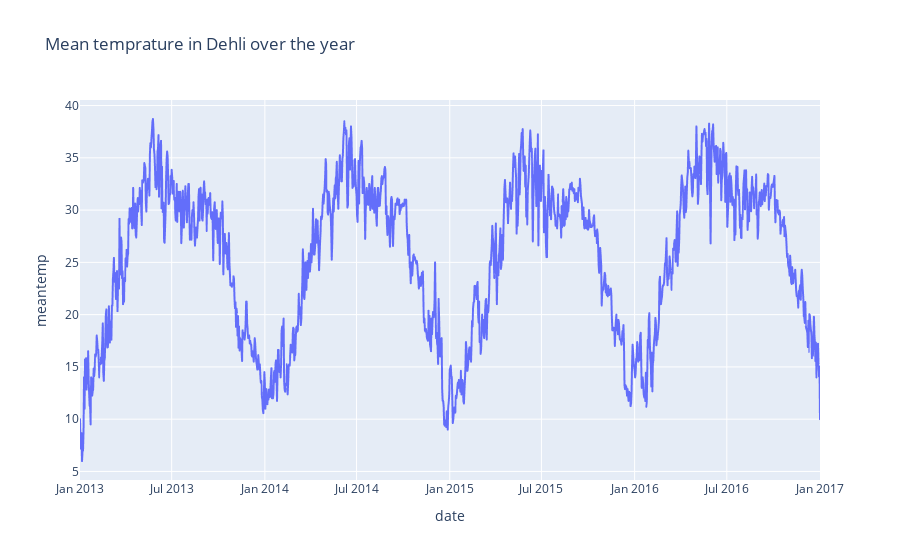
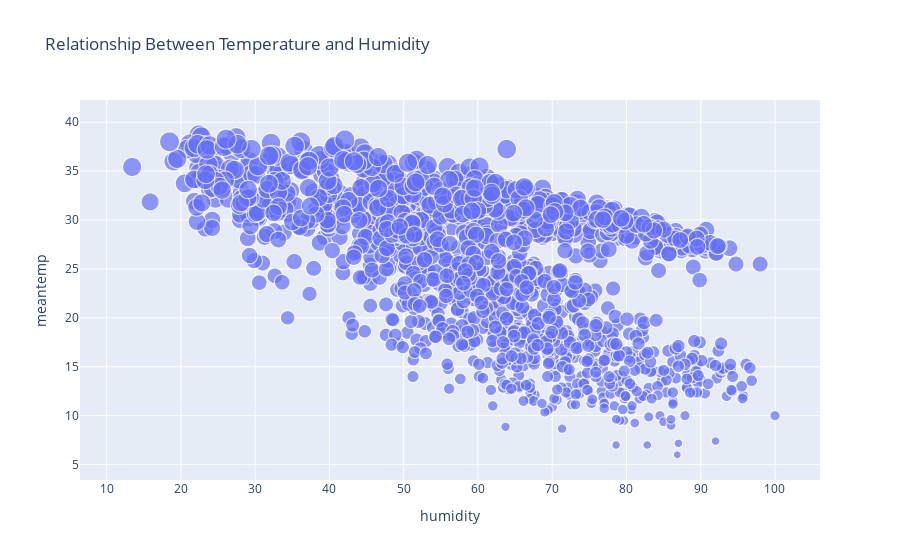

Notebook code cell kept with these figures, in order:
### Code cell
figure1 = px.line(data,x="date",y="meantemp",title="Mean temprature in Dehli over the year")
figure1.show()

figure = px.scatter(data_frame = data, x="humidity",
                    y="meantemp", size="meantemp", 
                    title = "Relationship Between Temperature and Humidity")
figure.show()

### Figure 1 — Plotly figure (JSON) as saved in the notebook; plotly's stock layout.template omitted (floating-point values rounded to 4 significant figures; data arrays with more than 128 entries replaced by an {"elided": "..."} marker saying what was removed)
{"data": [{"hovertemplate": "date=%{x}<br>meantemp=%{y}<extra></extra>", "legendgroup": "", "line": {"color": "#636efa", "dash": "solid"}, "marker": {"symbol": "circle"}, "mode": "lines", "name": "", "showlegend": false, "type": "scattergl", "x": {"elided": "1462 str values"}, "xaxis": "x", "y": {"elided": "1462 float values"}, "yaxis": "y"}], "layout": {"legend": {"tracegroupgap": 0}, "title": {"text": "Mean temprature in Dehli over the year"}, "xaxis": {"anchor": "y", "domain": [0, 1], "title": {"text": "date"}}, "yaxis": {"anchor": "x", "domain": [0, 1], "title": {"text": "meantemp"}}}}

### Figure 2 — Plotly figure (JSON) as saved in the notebook; plotly's stock layout.template omitted (floating-point values rounded to 4 significant figures; data arrays with more than 128 entries replaced by an {"elided": "..."} marker saying what was removed)
{"data": [{"hovertemplate": "humidity=%{x}<br>meantemp=%{marker.size}<extra></extra>", "legendgroup": "", "marker": {"color": "#636efa", "size": {"elided": "1462 float values"}, "sizemode": "area", "sizeref": 0.09679, "symbol": "circle"}, "mode": "markers", "name": "", "showlegend": false, "type": "scattergl", "x": {"elided": "1462 float values"}, "xaxis": "x", "y": {"elided": "1462 float values"}, "yaxis": "y"}], "layout": {"legend": {"itemsizing": "constant", "tracegroupgap": 0}, "title": {"text": "Relationship Between Temperature and Humidity"}, "xaxis": {"anchor": "y", "domain": [0, 1], "title": {"text": "humidity"}}, "yaxis": {"anchor": "x", "domain": [0, 1], "title": {"text": "meantemp"}}}}
